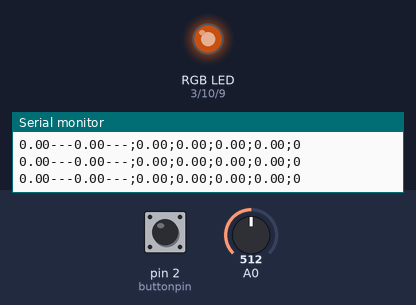
A sketch run on a simulated Arduino Uno, built for the host (arithmetic inside an expression is 32-bit, double 64-bit). On the bench: an RGB LED mixed from three pins (HIGH = lit), the last lines printed to the serial monitor. The test bench sets the inputs (shaded band); at power-on: pin 2 (buttonpin) HIGH, A0 = 512. Dim RGB values are drawn brighter than linear.

Above: at 1.2 s.
1.3 s: pin 2 (buttonpin) pulled LOW for 0.15 s
At 1.47 s:
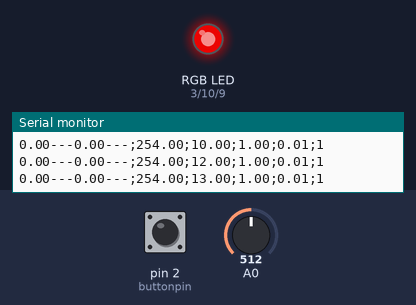
4.3 s: pin 2 (buttonpin) pulled LOW for 1 s
At 5.3 s:
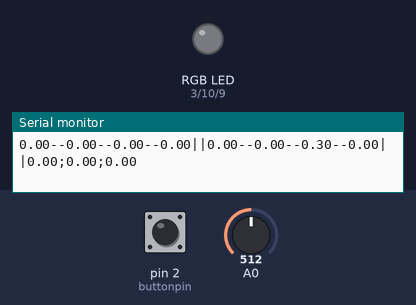
Timing chart, 0 to 7.3 s (numbered marks = the images above; inputs shaded):
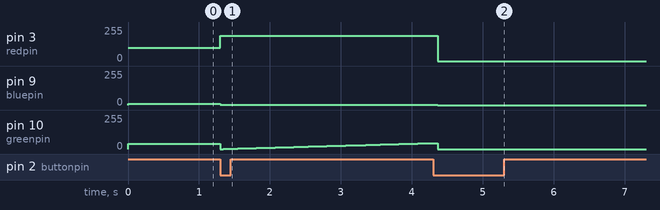

Measured:
- after the input at 1.3 s, pin 3 (redpin): 100/255 → 190/255 at once; pin 9 (bluepin): 8/255 → 1/255 at once

The sketch:

apoboard_fht_hsv_dev2.ino
```cpp
//Beta code for the DIY interactive electronics Apogaea PCB. Based heavily on the on the Open Music Labs Arduino FHT library (http://wiki.openmusiclabs.com/wiki/ArduinoFHT)
//This code was developed for the Apogaea workshop by the Soundpuddle crew (soundpuddle.org), May 2013

#define LOG_OUT 1 // use the log output function
#define FHT_N 256 // set to 256 point fht


#include <FHT.h> // include the library

#include <avr/interrupt.h>

//Declarations for HSV function
float H,S,L,Rval,Gval,Bval;
void HSL(float H, float S, float L, float& Rval, float& Gval, float& Bval);
float ledhue, ledvalue;
float hoffset = 0.3;

//variables for smoothing function (i.e. low pass filter for RGB color channels)
float rsmoothfactor = 0.5; //this values controls the strength of smoothing. 1=infinite smoothing, 0=no smoothing
float gsmoothfactor = 0.75; //this values controls the strength of smoothing. 1=infinite smoothing, 0=no smoothing
float bsmoothfactor = 0.5; //this values controls the strength of smoothing. 1=infinite smoothing, 0=no smoothing
float valuesmoothfactor = 0.5;
float largestbinsmoothfactor = 0.5;
float largestbinsmooth;
float totalbinpowersmooth;
float Rvalsmooth;
float Gvalsmooth;
float Bvalsmooth;
float ledvaluesmooth;
float gain = 0.6; //this value controls the scaling of the LED brightness (varies from 0-1, smaller = less light)
float rgain = 0.75; //multiplier for red LED channel intensity (typically ranges 0 - 2)
float ggain = 0.2; //multiplier for green LED channel intensity (typically ranges 0 - 2)
float bgain = 1; //multiplier for blue LED channel intensity (typically ranges 0 - 2)

int fftstartingbin = 12;

//variables to store statistics on the FHT output (e.g. loudest frequency BIN, total acoustic power)
float largestbin;
float largestvalue;
float totalbinpower;
float averagebinpower;


//define the physical pins connected to the LEDs and momentary button
int redpin = 3;
int greenpin = 10;
int bluepin = 9;
int buttonpin = 2;

//variable to keep track of what mode we're in (controlled by the momentary button)
int buttonstate = 0;
int mode = 0;
int numberofmodes = 5; //total number of modes (controls the wrap-around of toggling modes)

//variable to keep track of our position in HSV color space for the rainbow cycle (mode 1)
float rainbowhue = 0;

//declarations for button debounce function
long debouncing_time = 250; //Debouncing Time in Milliseconds
volatile unsigned long last_micros;

//void setup is run once at boot time, to configure the microcontroller
void setup() {
  Serial.begin(115200); // use the serial port

  //declarations for the FFT functions
//  TIMSK0 = 0; // turn off timer0 for lower jitter
  ADCSRA = 0xe5; // set the adc to free running mode
  ADMUX = 0x40; // use adc0
  DIDR0 = 0x01; // turn off the digital input for adc0

//configure the physical pins of the microcontroller for the LEDs and momentary button
  pinMode(redpin, OUTPUT);
  pinMode(greenpin, OUTPUT);
  pinMode(bluepin, OUTPUT);
  pinMode(buttonpin, INPUT);
  digitalWrite(buttonpin, HIGH);

  // attach our interrupt pin to it's ISR
  attachInterrupt(0, debounceInterrupt, FALLING);

}

//void loop is the main while loop for the program
void loop() {

  /////Mode 2 is the primary sound-reactive code, using the FFT function/////
  if (mode == 2) {

    while(1) { // reduces jitter
      S=0.99;
      if (mode != 2) {break;}
      cli();  // UDRE interrupt slows this way down on arduino1.0
      for (int i = 0 ; i < FHT_N ; i++) { // save 256 samples
        while(!(ADCSRA & 0x10)); // wait for adc to be ready
        ADCSRA = 0xf5; // restart adc
        byte m = ADCL; // fetch adc data
        byte j = ADCH;
        int k = (j << 8) | m; // form into an int
        k -= 0x0200; // form into a signed int
        k <<= 6; // form into a 16b signed int
        fht_input[i] = k; // put real data into bins
      }
      fht_window(); // window the data for better frequency response
      fht_reorder(); // reorder the data before doing the fht
      fht_run(); // process the data in the fht
      fht_mag_log(); // take the output of the fht
      //    fht_mag_lin();
      sei();
      //    Serial.write(255); // send a start byte
      //    Serial.write(fht_log_out, FHT_N/2); // send out the data

      //Determine the bin with the greatest value
      largestbin = 0;
      largestvalue = 0;
      totalbinpower = 0;
      for (int i = fftstartingbin; i < FHT_N/4; i++) {
          totalbinpower = totalbinpower + fht_log_out[i];
        if (fht_log_out[i] > largestvalue) {
          largestbin = i-fftstartingbin;
          largestvalue = fht_log_out[i];
        }
//            Serial.print(fht_log_out[i]);
//            Serial.print(";");
      }
      averagebinpower = (totalbinpower / ((FHT_N/4) - fftstartingbin));

      //print out the results over the serial port (for debugging purposes)
      Serial.print(largestbin);
      Serial.print("--");
      Serial.print(largestvalue);
      Serial.print("--");
      Serial.print(totalbinpower);
      Serial.print("--");
      Serial.print(averagebinpower);
//      Serial.print("--");
//      Serial.print(mode);
//      Serial.print("--");

      //determine which bin the largest, and what is the value of that bin?

      largestbinsmooth = smooth(largestbin, largestbinsmoothfactor, largestbinsmooth);
      totalbinpowersmooth = smooth(totalbinpower, valuesmoothfactor, totalbinpowersmooth);

      largestbinsmooth = largestbinsmooth / ((FHT_N/4) - fftstartingbin);
      if (largestbinsmooth > 1) {
        largestbinsmooth = 1;
      }
      largestvalue = largestvalue / 1024;
      if (largestvalue > 1) {
        largestvalue = 1;
      }
      totalbinpower = totalbinpowersmooth / (255*((FHT_N/4) - fftstartingbin));
      if (totalbinpower > 1) {
        totalbinpower = 1;
      }
      averagebinpower = averagebinpower / 255;
      if (averagebinpower > 1) {
        averagebinpower = 1;
      }


      ledhue = ((-0.5*(-largestbinsmooth))+(-2*totalbinpower))+hoffset;
      ledvalue = 2*totalbinpower;

    //convert HSV color space to RGB color space
      HSL(ledhue,S,ledvalue,Rval,Gval,Bval);

      ///Run the RGB color channels through the low pass filter
      Rvalsmooth = smooth(Rval, rsmoothfactor, Rvalsmooth);
      Gvalsmooth = smooth(Gval, gsmoothfactor, Gvalsmooth);
      Bvalsmooth = smooth(Bval, bsmoothfactor, Bvalsmooth);

      //Write the RGB color channel values to the PWM driver for each pin
      analogWrite(redpin, Rvalsmooth);
      analogWrite(greenpin, Gvalsmooth);
      analogWrite(bluepin, Bvalsmooth);

      Serial.print("||");
      Serial.print(largestbinsmooth);
      Serial.print("--");
      Serial.print(totalbinpower);
      Serial.print("--");
      Serial.print(ledhue);
      Serial.print("--");
      Serial.print(ledvalue);
      Serial.print("||");
      Serial.print(Rval);
      Serial.print(";");
      Serial.print(Gval);
      Serial.print(";");
      Serial.print(Bval);

      Serial.println();
    }
  }

  ///////////////////////////////////////////////////////////////////////
  /////Mode 2 is a simple cycle through a rainbow in HSV color space/////
  else if (mode == 1) {

    //increment through the hues of HSV color space (range from 0 - 1)
    S = 0.99;
    L = 0.5;
    rainbowhue = rainbowhue + 0.001;

    //wrap around back to zero when >1
    if (rainbowhue >= 1) {
      rainbowhue = 0;
    }

    //convert HSV color space to RGB color space
    HSL(rainbowhue,S,L,Rval,Gval,Bval);

    ///Run the RGB color channels through the low pass filter
//    Rvalsmooth = (Rvalsmooth * (1-rsmoothfactor)) + (rsmoothfactor * Rval);
//    Gvalsmooth = (Gvalsmooth * (1-gsmoothfactor)) + (gsmoothfactor * Gval);
//    Bvalsmooth = (Bvalsmooth * (1-bsmoothfactor)) + (bsmoothfactor * Bval);

    //Write the RGB color channel values to the PWM driver for each pin
    analogWrite(redpin, (Rval * rgain));
    analogWrite(greenpin, (Gval * ggain));
    analogWrite(bluepin, (Bval * bgain));

    //Pause the program to slow down the visual display
    delay(15);
  }

  else if (mode == 0) {
    analogWrite(redpin, 100);
    analogWrite(greenpin, 40);
    analogWrite(bluepin, 8);
  }
  else if (mode == 333) {
    analogWrite(redpin, 0);
    analogWrite(greenpin, 50);
    analogWrite(bluepin, 0);
  }
  else if (mode == 44) {
    analogWrite(redpin, 0);
    analogWrite(greenpin, 0);
    analogWrite(bluepin, 50);
  }
  else if (mode == 33) {
    analogWrite(redpin, 50);
    analogWrite(greenpin, 50);
    analogWrite(bluepin, 50);
  }
  else if (mode == 44) {
    analogWrite(redpin, 0);
  }

  //Read the button state, and change modes if it's pressed
//  buttonstate = digitalRead(buttonpin);
//  if (buttonstate == 0) {
//    delay(50);
//    buttonpress();
//  }


//print system information over the serial port (for debugging purposes)
  Serial.print(largestbin);
  Serial.print("---");
  Serial.print(largestvalue);
  Serial.print("---");
  Serial.print(";");
  Serial.print(Rval);
  Serial.print(";");
  Serial.print(Gval);
  Serial.print(";");
  Serial.print(Bval);
  Serial.print(";");
  Serial.print(rainbowhue);
  Serial.print(";");
  Serial.print(mode);
  Serial.println();

  delay(5);

}

//function to convert HSV color space to RGB color space
void HSL(float H, float S, float L, float& Rval, float& Gval, float& Bval)
{
  float var_1;
  float var_2;
  float Hu=H+.33;
  float Hd=H-.33;
  if ( S == 0 )                       //HSL from 0 to 1
  {
    Rval = L * 255;                      //RGB results from 0 to 255
    Gval = L * 255;
    Bval = L * 255;
  }
  else
  {
    if ( L < 0.5 )
      var_2 = L * ( 1 + S );
    else
      var_2 = ( L + S ) - ( S * L );

    var_1 = 2 * L - var_2;

    Rval = round(255 * Hue_2_RGB( var_1, var_2, Hu ));
    Gval = round(255 * Hue_2_RGB( var_1, var_2, H ));
    Bval = round(255 * Hue_2_RGB( var_1, var_2, Hd ));

    if (Rval < 0) {Rval = 0;}
    if (Gval < 0) {Gval = 0;}
    if (Bval < 0) {Bval = 0;}
  }

}

//function to debounce the switch input (e.g. prevent accidently count one physical button press multiple times)
void debounceInterrupt() {
  if((long)(micros() - last_micros) >= debouncing_time * 1000) {
    buttonpress();
    last_micros = micros();
  }
}

//function for what to do when a button press occurs
void buttonpress()
{
  mode++;
  if (mode >= numberofmodes) {
    mode = 0;
  }
  Serial.print("button press");
  Serial.print("  mode =");
  Serial.print(mode);
  Serial.println("");
}

//helper code for the HSL function
float Hue_2_RGB( float v1, float v2, float vH )             //Function Hue_2_RGB
{
  if ( vH < 0 )
    vH += 1;
  if ( vH > 1 )
    vH -= 1;
  if ( ( 6 * vH ) < 1 )
    return ( v1 + ( v2 - v1 ) * 6 * vH );
  if ( ( 2 * vH ) < 1 )
    return ( v2 );
  if ( ( 3 * vH ) < 2 )
    return ( v1 + ( v2 - v1 ) * (.66-vH) * 6 );
  return ( v1 );
}

//very simple low-pass filter function
int smooth(int data, float filterVal, float smoothedVal){

  if (filterVal > 1){      // check to make sure param's are within range
    filterVal = .99;
  }
  else if (filterVal <= 0){
    filterVal = 0;
  }

  smoothedVal = (data * (1 - filterVal)) + (smoothedVal  *  filterVal);

  return (int)smoothedVal;
}
```
